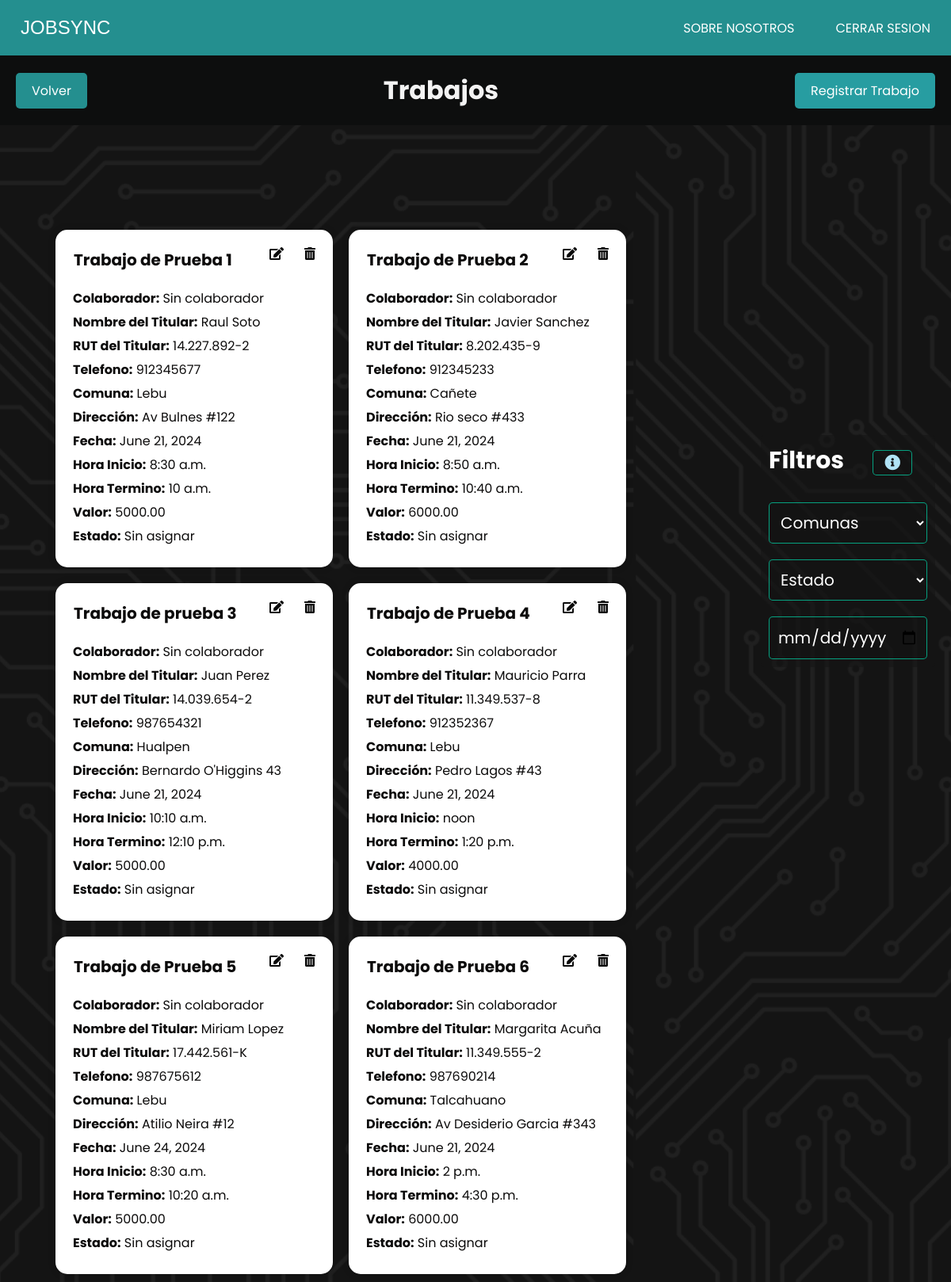
Screenshot of /trabajos/ (signed in) with the database file from the repository.
### JobSyncApp/models.py (models this page shows, shortened)
class Trabajo(models.Model):
    colaborador = models.ForeignKey(CustomUser, on_delete=models.SET_NULL, null=True, blank=True)
    nombre_trabajo = models.CharField(max_length=100)
    nombre_titular = models.CharField(max_length=100)
    rut_titular = models.CharField(max_length=12)
    telefono = models.CharField(max_length=15, blank=True, null=True)
    comuna = models.ForeignKey(Comuna, on_delete=models.SET_NULL, null=True)
    direccion = models.CharField(max_length=255)
    fecha = models.DateField()
    hora_inicio = models.TimeField()
    hora_termino = models.TimeField()
    valor = models.DecimalField(max_digits=10, decimal_places=2)
    ESTADO_CHOICES = [
        ('sin_asignar', 'Sin asignar'),
        ('pendiente', 'Pendiente'),
        ('completado', 'Completado'),
        ('reagendado', 'Reagendado'),
        ('cancelado', 'Cancelado'),
    ]
    estado = models.CharField(max_length=20, choices=ESTADO_CHOICES, default='sin_asignar')
    reagendado_contador = models.PositiveIntegerField(default=0)
    is_deleted = models.BooleanField(default=False)
    objects = TrabajoManager()

class Comuna(models.Model):
    nombre = models.CharField(max_length=100, unique=True)
    def __str__(self):
        return self.nombre

### JobSyncApp/decorators.py (the view)
    def wrap(request, *args, **kwargs):
        if request.user.is_authenticated and not request.user.rol:
            return function(request, *args, **kwargs)
        else:
            raise PermissionDenied

### JobSyncApp/models.py (called while the page is built)
    def get_queryset(self):
        return super().get_queryset()

### JobSyncApp/views.py (called while the page is built)
@login_required
@user_is_admin
def trabajos(request):
    comuna = Comuna.objects.all()
    trabajos = Trabajo.objects.filter(is_deleted=False)  # Obtener todos los trabajos
    return render(request, 'admin/gestion_trabajos/trabajos/trabajos.html', {'trabajos': trabajos,'comuna':comuna})

### JobSyncApp/templates/admin/gestion_trabajos/trabajos/trabajos.html (shortened to what this page needs)
{% extends 'index.html' %}
{% load static %}
{% block extra_css %}
<link rel="stylesheet" href="{% static 'css/admin/trabajos.css' %}">
<link rel="stylesheet" href="https://cdnjs.cloudflare.com/ajax/libs/font-awesome/5.15.4/css/all.min.css">
{% endblock extra_css %}
{% block contenido %}
<div class="header">
    <a href="{% url 'index_trabajo' %}"  class="boton volver">Volver</a>
    <h1 id="titulo-trabajos">Trabajos</h1>
    <a href="{% url 'crear_trabajo' %}"  class="boton regresar">Registrar Trabajo</a>
</div>
<div class="card-container">
    {% for trabajo in trabajos %}
    <div class="card" id="trabajo" data-comuna="{{ trabajo.comuna }}"  data-estado="{{ trabajo.estado }}" data-reagendado-contador="{{ trabajo.reagendado_contador }}" data-fecha="{{ trabajo.fecha|date:'Y-m-d' }}">
        <div class="botones">
            <button class="delete-btn" data-url="{% url 'eliminar_trabajo' trabajo.id %}"> <i class="fas fa-trash-alt"></i></button>
            <button class="edit-btn" data-url="{% url 'modificar_trabajo' trabajo.id %}"> <i class="fas fa-edit"></i></button>
            <h2> {{ trabajo.nombre_trabajo }}</h2>
        </div>
        <p><strong>Colaborador:</strong>
            {% if trabajo.colaborador %}
                {{ trabajo.colaborador.first_name }} {{ trabajo.colaborador.last_name }}
            {% else %}
                Sin colaborador
            {% endif %}
        </p>
        <p><strong>Nombre del Titular:</strong> {{ trabajo.nombre_titular }}</p>
        <p><strong>RUT del Titular:</strong> {{ trabajo.rut_titular }}</p>
        <p><strong>Telefono:</strong> {{ trabajo.telefono }}</p>
        <p><strong>Comuna:</strong> {{ trabajo.comuna }}</p>
        <p><strong>Dirección:</strong> {{ trabajo.direccion }}</p>
        <p><strong>Fecha:</strong> {{ trabajo.fecha }}</p>
        <p><strong>Hora Inicio:</strong> {{ trabajo.hora_inicio }}</p>
        <p><strong>Hora Termino:</strong> {{ trabajo.hora_termino }}</p>
        <p><strong>Valor:</strong> {{ trabajo.valor }}</p>
        <p><strong>Estado:</strong> {{ trabajo.get_estado_display }}</p>
    </div>
    {% endfor %}
</div>
<div class="filter-container">
    <h2>Filtros <button id="boton-info" onclick="mostrarModal()"><i class="fas fa-info-circle"></i></button></h2>
    <select id="comuna-filter">
        <option value="">Comunas</option>
    </select>
    <select id="estado-filter">
        <option value="">Estado</option>
    </select>
    <input type="date" id="fecha-filter">
</div>
{% endblock %}

### JobSyncApp/static/css/estilo.css (style rules this page uses)
* { margin: 0; padding: 0; box-sizing: border-box; }

### JobSyncApp/static/css/admin/trabajos.css (style rules this page uses)
* { padding: 0; margin: 0; box-sizing: border-box; text-decoration: none; list-style: none; border: none; outline: none; font-family: "Poppins", sans-serif; }
body { height: auto; min-height: 100vh; width: auto; display: flex; align-items: center; justify-content: center; background: url("/static/css/img/fondo.png") no-repeat center center fixed; background-size: cover; }
.header { width: 100%; display: flex; justify-content: space-between; align-items: center; padding: 20px; color: rgba(255, 255, 255, 0.8); position: fixed; top: 70px; z-index: 1000; background-color: #0d0e0e; }
#titulo-trabajos { margin: 0; flex-grow: 1; text-align: center; color: #f3f3f3; }
.boton { padding: 10px 20px; background-color: #007bff; color: white; text-decoration: none; border-radius: 5px; }
.boton.volver { background-color: #248f8f; }
.boton.regresar { background-color: #279da1; }
.card-container { display: flex; flex-wrap: wrap; justify-content: flex-start; margin-top: 220px; width: 100%; padding-top: 60px; padding-left: 5%; }
.card { width: 350px; margin: 10px; padding: 20px; background: rgba(22, 22, 22, 0.61); box-shadow: 0 0 10px rgba(0, 0, 0, .2); color: #fff; backdrop-filter: blur(50px); border-radius: 15px; }
.card h2 { font-size: 20px; margin-bottom: 10px; }
.card p { margin: 5px 0; }
.card .delete-btn, .card .edit-btn { background: transparent; color: white; border: none; padding: 10px; border-radius: 10%; cursor: pointer; position: absolute; top: 10px; }
.card[data-estado="sin_asignar"] .delete-btn i, .card[data-estado="sin_asignar"] .edit-btn i { color: rgb(8, 8, 8); }
.card .delete-btn { right: 10px; }
.card .edit-btn { right: 50px; }
.card .delete-btn i, .card .edit-btn i { color: white; font-size: 1.2em; }
.botones { padding: 1px; margin-bottom: 10px; }
.filter-container { background: rgba(22, 22, 22, 0.61); padding: 10px; border-radius: 5px; width: 220px; margin-right: 20px; top: 20px; margin-bottom: 19%; }
.filter-container h2 { color: #fff; font-size: 30px; margin-bottom: 10px; }
#comuna-filter { width: 200px; padding: 10px; font-size: 20px; border: 1px solid rgba(3, 207, 163, 0.76); border-radius: 5px; color: #fff; background: rgba(22, 22, 22, 0.315); margin-top: 20px; }
#estado-filter { width: 200px; padding: 10px; font-size: 20px; border: 1px solid rgba(3, 207, 163, 0.76); border-radius: 5px; color: #fff; background: rgba(22, 22, 22, 0.315); margin-top: 20px; }
#fecha-filter { width: 200px; padding: 10px; font-size: 20px; border: 1px solid rgba(3, 207, 163, 0.76); border-radius: 5px; color: #fff; background: rgba(22, 22, 22, 0.315); margin-top: 20px; }
[data-estado="sin_asignar"] { background-color: rgb(255, 255, 255); color: rgb(12, 11, 11); border: 2px solid rgb(255, 255, 255); }
#boton-info { width: 50px; font-size: 20px; border: 1px solid rgba(3, 207, 163, 0.76); border-radius: 5px; color: #b0e3f5; background: rgba(22, 22, 22, 0.315); margin-left: 30px; }

### rows the page displays
Trabajo: nombre_trabajo "Trabajo de Prueba 1", shows "Sin colaborador", nombre_titular "Raul Soto", rut_titular "14.227.892-2", telefono "912345677", comuna "Lebu", direccion "Av Bulnes #122", fecha "June 21, 2024", hora_inicio "8:30 a.m.", hora_termino "10 a.m.", valor "5000.00", estado "Sin asignar"
Trabajo: nombre_trabajo "Trabajo de Prueba 2", shows "Sin colaborador", nombre_titular "Javier Sanchez", rut_titular "8.202.435-9", telefono "912345233", comuna "Cañete", direccion "Rio seco #433", fecha "June 21, 2024", hora_inicio "8:50 a.m.", hora_termino "10:40 a.m.", valor "6000.00", estado "Sin asignar"
Trabajo: nombre_trabajo "Trabajo de prueba 3", shows "Sin colaborador", nombre_titular "Juan Perez", rut_titular "14.039.654-2", telefono "987654321", comuna "Hualpen", direccion "Bernardo O'Higgins 43", fecha "June 21, 2024", hora_inicio "10:10 a.m.", hora_termino "12:10 p.m.", valor "5000.00", estado "Sin asignar"
Trabajo: nombre_trabajo "Trabajo de Prueba 4", shows "Sin colaborador", nombre_titular "Mauricio Parra", rut_titular "11.349.537-8", telefono "912352367", comuna "Lebu", direccion "Pedro Lagos #43", fecha "June 21, 2024", hora_inicio "noon", hora_termino "1:20 p.m.", valor "4000.00", estado "Sin asignar"
Trabajo: nombre_trabajo "Trabajo de Prueba 5", shows "Sin colaborador", nombre_titular "Miriam Lopez", rut_titular "17.442.561-K", telefono "987675612", comuna "Lebu", direccion "Atilio Neira #12", fecha "June 24, 2024", hora_inicio "8:30 a.m.", hora_termino "10:20 a.m.", valor "5000.00", estado "Sin asignar"
Trabajo: nombre_trabajo "Trabajo de Prueba 6", shows "Sin colaborador", nombre_titular "Margarita Acuña", rut_titular "11.349.555-2", telefono "987690214", comuna "Talcahuano", direccion "Av Desiderio Garcia #343", fecha "June 21, 2024", hora_inicio "2 p.m.", hora_termino "4:30 p.m.", valor "6000.00", estado "Sin asignar"
